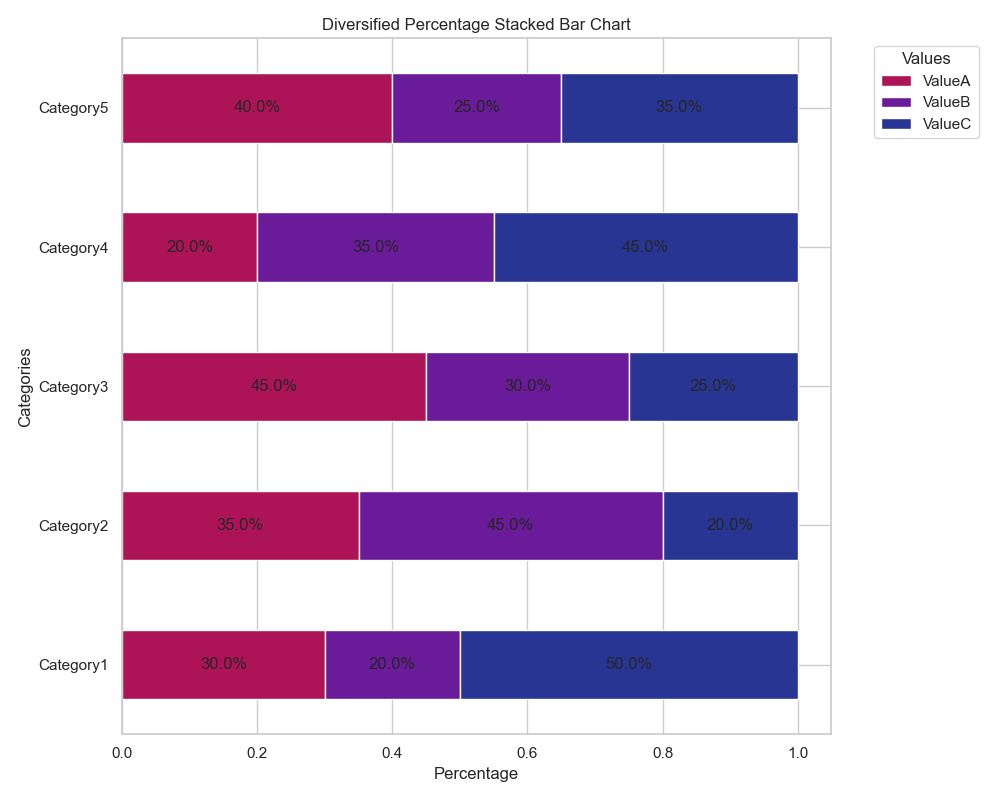

Generate this figure with Python:

import matplotlib.pyplot as plt
import seaborn as sns
import pandas as pd

# Create a DataFrame based on the input data
data = {
    'Category': ['Category1', 'Category2', 'Category3', 'Category4', 'Category5'],
    'ValueA': [30, 35, 45, 20, 40],
    'ValueB': [20, 45, 30, 35, 25],
    'ValueC': [50, 20, 25, 45, 35],
}
df = pd.DataFrame(data)

# Compute percentages for the stack
df_percentage = df.set_index('Category')
df_percentage = df_percentage.divide(df_percentage.sum(axis=1), axis=0)

# Create a horizontal stacked bar chart
fig, ax = plt.subplots(figsize=(10, 8))
df_percentage.plot(kind='barh', stacked=True, color=['#AD1457', '#6A1B9A', '#283593'], ax=ax)

# Customize the plot to reflect percentages
for n in df_percentage:
    for i, (cs, ab, pc) in enumerate(zip(df_percentage.iloc[:, :].cumsum(1)[n], 
                                          df_percentage[n], df_percentage[n])):
        if pc > 0:  # Only show text for non-zero percentages
            plt.text(cs - ab / 2, i, str(round(pc * 100, 1)) + '%', va='center', ha='center')

plt.title('Diversified Percentage Stacked Bar Chart')
ax.set_xlabel('Percentage')
ax.set_ylabel('Categories')
plt.legend(title='Values', bbox_to_anchor=(1.05, 1), loc='upper left')

# Adjust the size and layout
plt.tight_layout()

plt.show()
